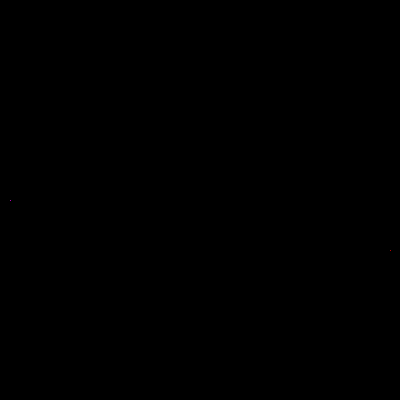
Frame 1 (no input)
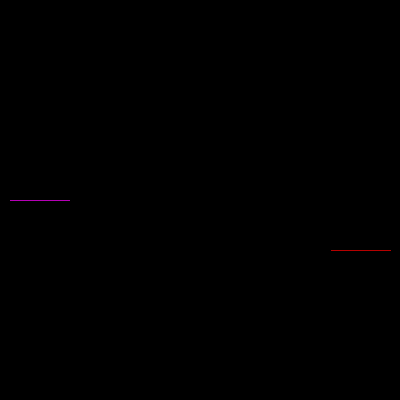
Frame 60 (the mouse pressed at the canvas centre just before this capture)
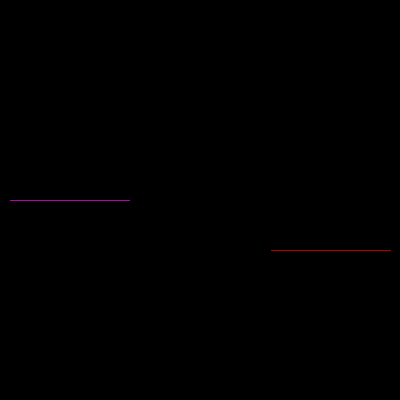
Frame 120 (the mouse held since frame 60 and released just before this capture)

The Processing sketch that drew these frames (run headless with seeded random() and noise(); from frame 60 on, the mouse is pressed at the canvas centre):

// Processing sketch: processing_82561
// ── processing_82561.pde

//Alvin Ha. Computer Programming 4-5, Mr Simon
//TRON

int x = 10;
int y = 200;
int direction = RIGHT;
boolean gameOver = false;
int compX = 390;
int compY = 250;
int compDir = LEFT;


void setup()
{
  size(400, 400);
  background(0);
}

void draw()
{
  if (gameOver == true)
  {
  }
  else
  {
    human();
    if (gameOver == false)
    {
      computer();
    }
  }
}

void human()
{
  if (get(x, y) != color(0, 0, 0))
  {
    gameOver = true;
    text("You Lose Noob", 200, 200);
  }
  stroke(255, 0, 255);
  point(x, y);
  if (direction == RIGHT)
  {
    x++;
  }
  else if (direction == LEFT)
  {
    x--;
  }
  else if (direction == UP)
  {
    y--;
  }
  else if (direction == DOWN)
  {
    y++;
  }
}

void computer()
{
  if (get(compX, compY) != color(0, 0, 0))
  {
    fill(255);
    text("Winner winner chicken dinner", 200, 200);
    gameOver = true;
  }
  stroke(255, 0, 0);
  point(compX, compY);
  if (compDir == RIGHT)
  {
    compX++;
    if (get(compX+1, compY) != color(0, 0, 0))
    {
      if (get(compX, compY+1)!= color(0))
      {
        compDir = UP;
      }
      else if (get(compX, compY-1) != color(0))
      {
        compDir = DOWN;
      }     
      else
      {
        if (random(1)<.5)
        {
          compDir = UP;
        }
        else
        {
          compDir = DOWN;
        }
      }
    }
  }

  else if (compDir == LEFT)
  {
    compX--;
    if (get(compX-1, compY) != color(0))
    {
      if (get(compX, compY+1) != color(0, 0, 0))
      {
        compDir = UP;
      }
      else if (get(compX, compY-1) != color(0))
      {
        compDir = DOWN;
      }
      else
      {
        if (random(1) <0.5)
        {
          compDir = UP;
        }
        else
        {
          compDir = DOWN;
        }
      }
    }
  }
  
  else if (compDir == UP)
  {
    compY--;
    if (get(compX, compY-1) != color (0))
    {
      if (get(compX+1, compY) != color(0))
      {
        compDir = LEFT;
      }
      else if (get(compX-1, compY) != color(0))

      {
        compDir = RIGHT;
      }
    }
    else
    {
      if (random(1)<.5)
      {
        compDir = RIGHT;
      }
      else
      {
        compDir = LEFT;
      }
    }
  }

  else if (compDir == DOWN)
  {
    compY++;
    if (get(compX, compY+1)!= color(0))
    {
      if (get(compX+1, compY) !=color(0))
      {
        compDir = LEFT;
      }
      else if (get(compX-1, compY) != color(0))
      {
        compDir = RIGHT;
      }
    }
    else
    {
      if (random(1)<.5)
      {
        compDir = RIGHT;
      }
      else
      {
        compDir = LEFT;
      }
    }
  }
}


void keyPressed()
{
  if (key == 'a' && direction != RIGHT)
  {
    direction = LEFT;
  }
  else if (key == 'd'&& direction != LEFT)
  {
    direction = RIGHT;
  }
  else if (key == 'w' && direction != DOWN)
  {
    direction = UP;
  }
  else if (key == 's' && direction != UP)
  {
    direction = DOWN;
  }
}
